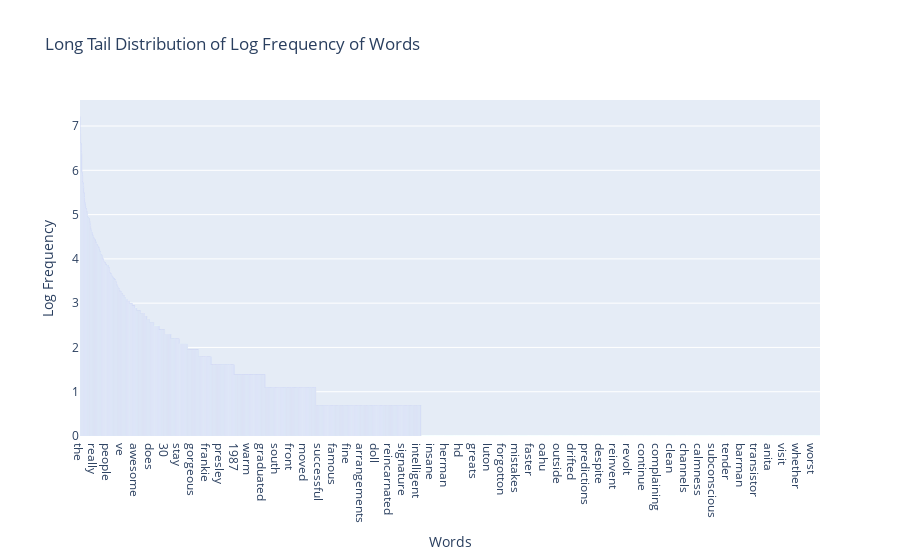

This figure's notebook cell:
### Code cell
# Plot the long tail of the log frequency of words
import plotly.express as px
import math

YTC_freq_log = [math.log(i) for i in YTC_freq]
df = pd.DataFrame({"word": count_vect.get_feature_names_out(), "freq": YTC_freq_log})
sorted_df_YTC_freq = df.sort_values(by="freq", ascending=False)

fig = px.bar(
    sorted_df_YTC_freq,
    x="word",
    y="freq",
    title="Long Tail Distribution of Log Frequency of Words",
)
fig.update_layout(
    xaxis_title="Words",
    yaxis_title="Log Frequency",
)
fig.show()

### Figure 1 — Plotly figure (JSON) as saved in the notebook; plotly's stock layout.template omitted (floating-point values rounded to 4 significant figures; data arrays with more than 128 entries replaced by an {"elided": "..."} marker saying what was removed)
{"data": [{"alignmentgroup": "True", "hovertemplate": "word=%{x}<br>freq=%{y}<extra></extra>", "legendgroup": "", "marker": {"color": "#636efa", "pattern": {"shape": ""}}, "name": "", "offsetgroup": "", "orientation": "v", "showlegend": false, "textposition": "auto", "type": "bar", "x": {"elided": "3730 str values"}, "xaxis": "x", "y": {"elided": "3730 float values"}, "yaxis": "y"}], "layout": {"barmode": "relative", "legend": {"tracegroupgap": 0}, "title": {"text": "Long Tail Distribution of Log Frequency of Words"}, "xaxis": {"anchor": "y", "domain": [0, 1], "title": {"text": "Words"}}, "yaxis": {"anchor": "x", "domain": [0, 1], "title": {"text": "Log Frequency"}}}}
